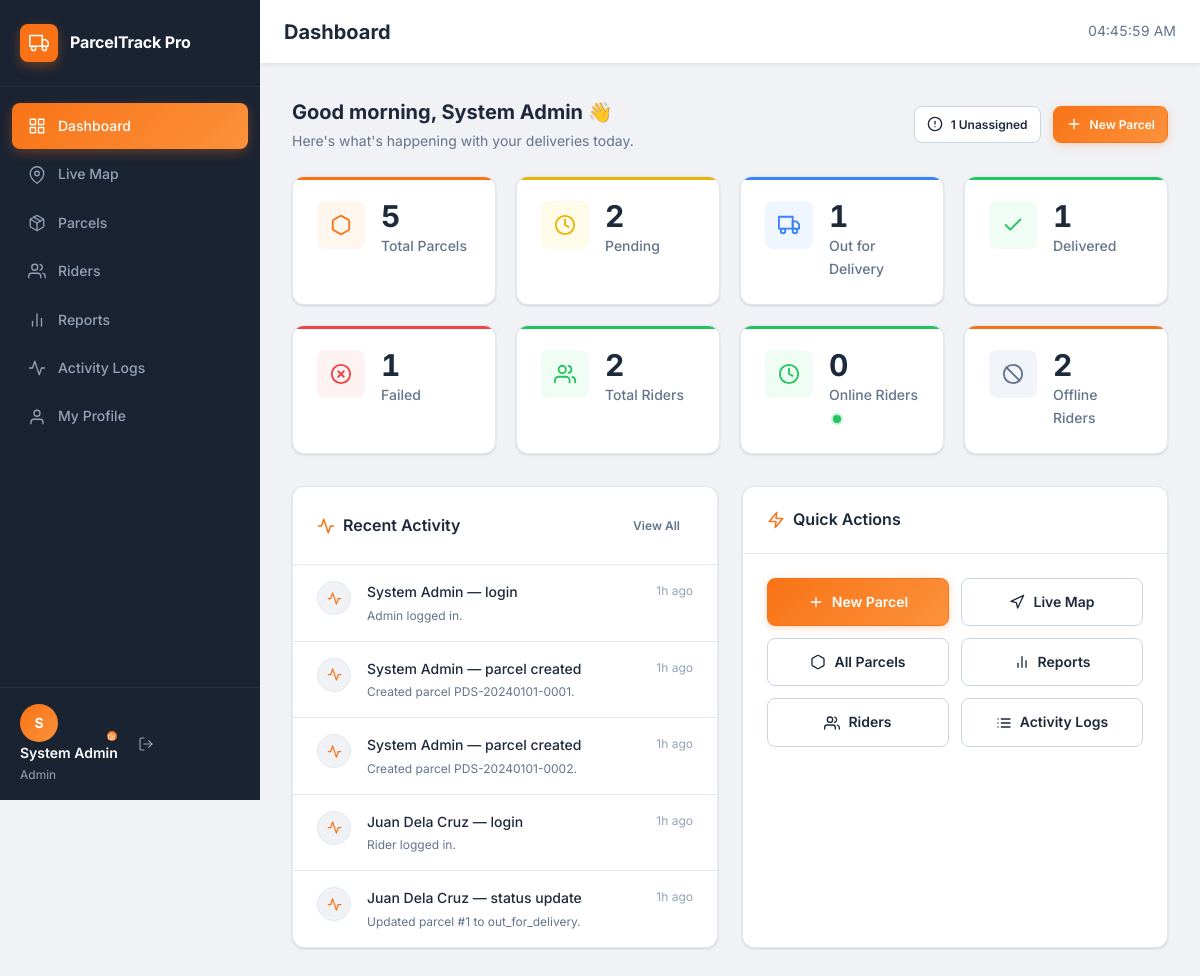
Page /admin/dashboard.php (signed in) on the committed database.
### tables this page shows
CREATE TABLE `activity_logs` (
  `id`         INT UNSIGNED NOT NULL AUTO_INCREMENT,
  `user_id`    INT UNSIGNED NOT NULL,
  `action`     VARCHAR(255) NOT NULL,
  `details`    TEXT         DEFAULT NULL,
  `ip_address` VARCHAR(45)  NOT NULL DEFAULT '',
  `created_at` TIMESTAMP    NOT NULL DEFAULT CURRENT_TIMESTAMP,
  PRIMARY KEY (`id`),
  KEY `idx_al_user` (`user_id`),
  KEY `idx_al_time` (`created_at`),
  CONSTRAINT `fk_al_user` FOREIGN KEY (`user_id`) REFERENCES `users` (`id`) ON DELETE CASCADE
);

CREATE TABLE `users` (
  `id`         INT UNSIGNED NOT NULL AUTO_INCREMENT,
  `name`       VARCHAR(100) NOT NULL,
  `email`      VARCHAR(150) NOT NULL,
  `password`   VARCHAR(255) NOT NULL,
  `role`       ENUM('admin','rider') NOT NULL DEFAULT 'rider',
  `avatar`     VARCHAR(255) DEFAULT NULL,
  `created_at` TIMESTAMP NOT NULL DEFAULT CURRENT_TIMESTAMP,
  `updated_at` TIMESTAMP NOT NULL DEFAULT CURRENT_TIMESTAMP ON UPDATE CURRENT_TIMESTAMP,
  PRIMARY KEY (`id`),
  UNIQUE KEY `uq_users_email` (`email`)
);

### includes/auth.php (called while the page is built, shortened)
<?php
function current_user_name(): string
{
    return $_SESSION['user_name'] ?? 'Unknown';
}

### includes/functions.php (called while the page is built, shortened)
<?php
function e($value): string
{
    return htmlspecialchars((string) $value, ENT_QUOTES | ENT_SUBSTITUTE, 'UTF-8');
}
function time_ago(string $datetime): string
{
    try {
        $past    = new DateTimeImmutable($datetime);
        $now     = new DateTimeImmutable();
        $diff    = $now->diff($past);
        if ($diff->h >= 1)     return $diff->h . 'h ago';
        return 'Just now';
    } catch (Exception $e) {
        return $datetime;
    }
}

### admin/dashboard.php (the view, shortened to what this page needs)
<?php
require_once __DIR__ . '/../includes/auth.php';
require_once __DIR__ . '/../includes/functions.php';
$pdo = db();
$stats = [];
$queries = [
    'total_riders'   => 'SELECT COUNT(*) FROM riders',
    'riders_online'  => 'SELECT COUNT(*) FROM riders WHERE is_online = 1',
    'riders_offline' => 'SELECT COUNT(*) FROM riders WHERE is_online = 0',
    'total_parcels'  => 'SELECT COUNT(*) FROM parcels',
    'pending'        => "SELECT COUNT(*) FROM parcels WHERE status = 'pending'",
    'out_delivery'   => "SELECT COUNT(*) FROM parcels WHERE status = 'out_for_delivery'",
    'delivered'      => "SELECT COUNT(*) FROM parcels WHERE status = 'delivered'",
    'failed'         => "SELECT COUNT(*) FROM parcels WHERE status = 'failed'",
];
foreach ($queries as $key => $sql) {
    $stats[$key] = (int) $pdo->query($sql)->fetchColumn();
}
$recentLogs = $pdo->query(
    'SELECT al.action, al.details, al.created_at, u.name AS user_name, u.role
     FROM activity_logs al
     JOIN users u ON u.id = al.user_id
     ORDER BY al.created_at DESC
     LIMIT 10'
)->fetchAll();
$unassigned = (int) $pdo->query(
    "SELECT COUNT(*) FROM parcels WHERE rider_id IS NULL AND status = 'pending'"
)->fetchColumn();
?>
<?php require_once __DIR__ . '/../includes/header.php'; ?>
<div class="section-header">
    <div>
        <div class="section-title">Good <?= date('H') < 12 ? 'morning' : (date('H') < 18 ? 'afternoon' : 'evening') ?>, <?= e(current_user_name()) ?> 👋</div>
        <div class="section-subtitle">Here's what's happening with your deliveries today.</div>
    </div>
    <div class="d-flex gap-3">
        <?php if ($unassigned > 0): ?>
        <a href="<?= BASE_URL ?>/admin/parcels.php?filter=unassigned" class="btn btn-secondary btn-sm">
            <svg xmlns="http://www.w3.org/2000/svg" viewBox="0 0 24 24" fill="none" stroke-width="2" stroke-linecap="round" stroke-linejoin="round"><circle cx="12" cy="12" r="10"/><line x1="12" y1="8" x2="12" y2="12"/><line x1="12" y1="16" x2="12.01" y2="16"/></svg>
            <?= $unassigned ?> Unassigned
        </a>
        <?php endif; ?>
        <a href="<?= BASE_URL ?>/admin/parcel_create.php" class="btn btn-primary btn-sm">
            <svg xmlns="http://www.w3.org/2000/svg" viewBox="0 0 24 24" fill="none" stroke-width="2" stroke-linecap="round" stroke-linejoin="round"><line x1="12" y1="5" x2="12" y2="19"/><line x1="5" y1="12" x2="19" y2="12"/></svg>
            New Parcel
        </a>
    </div>
</div>
<div class="stats-grid">
    <div class="stat-card accent">
        <div class="stat-icon">
            <svg xmlns="http://www.w3.org/2000/svg" viewBox="0 0 24 24" fill="none" stroke-width="2" stroke-linecap="round" stroke-linejoin="round"><path d="M21 16V8a2 2 0 0 0-1-1.73l-7-4a2 2 0 0 0-2 0l-7 4A2 2 0 0 0 3 8v8a2 2 0 0 0 1 1.73l7 4a2 2 0 0 0 2 0l7-4A2 2 0 0 0 21 16z"/></svg>
        </div>
        <div class="stat-info">
            <div class="stat-value" data-stat="total_parcels"><?= $stats['total_parcels'] ?></div>
            <div class="stat-label">Total Parcels</div>
        </div>
    </div>
    <div class="stat-card warning">
        <div class="stat-icon">
            <svg xmlns="http://www.w3.org/2000/svg" viewBox="0 0 24 24" fill="none" stroke-width="2" stroke-linecap="round" stroke-linejoin="round"><circle cx="12" cy="12" r="10"/><polyline points="12 6 12 12 16 14"/></svg>
        </div>
        <div class="stat-info">
            <div class="stat-value" data-stat="pending"><?= $stats['pending'] ?></div>
            <div class="stat-label">Pending</div>
        </div>
    </div>
    <div class="stat-card info">
        <div class="stat-icon">
            <svg xmlns="http://www.w3.org/2000/svg" viewBox="0 0 24 24" fill="none" stroke-width="2" stroke-linecap="round" stroke-linejoin="round"><rect x="1" y="3" width="15" height="13"/><polygon points="16 8 20 8 23 11 23 16 16 16 16 8"/><circle cx="5.5" cy="18.5" r="2.5"/><circle cx="18.5" cy="18.5" r="2.5"/></svg>
        </div>
        <div class="stat-info">
            <div class="stat-value" data-stat="out_delivery"><?= $stats['out_delivery'] ?></div>
            <div class="stat-label">Out for Delivery</div>
        </div>
    </div>
    <div class="stat-card success">
        <div class="stat-icon">
            <svg xmlns="http://www.w3.org/2000/svg" viewBox="0 0 24 24" fill="none" stroke-width="2" stroke-linecap="round" stroke-linejoin="round"><polyline points="20 6 9 17 4 12"/></svg>
        </div>
        <div class="stat-info">
            <div class="stat-value" data-stat="delivered"><?= $stats['delivered'] ?></div>
            <div class="stat-label">Delivered</div>
        </div>
    </div>
    <div class="stat-card danger">
        <div class="stat-icon">
            <svg xmlns="http://www.w3.org/2000/svg" viewBox="0 0 24 24" fill="none" stroke-width="2" stroke-linecap="round" stroke-linejoin="round"><circle cx="12" cy="12" r="10"/><line x1="15" y1="9" x2="9" y2="15"/><line x1="9" y1="9" x2="15" y2="15"/></svg>
        </div>
        <div class="stat-info">
            <div class="stat-value" data-stat="failed"><?= $stats['failed'] ?></div>
            <div class="stat-label">Failed</div>
        </div>
    </div>
    <div class="stat-card success">
        <div class="stat-icon">
            <svg xmlns="http://www.w3.org/2000/svg" viewBox="0 0 24 24" fill="none" stroke-width="2" stroke-linecap="round" stroke-linejoin="round"><path d="M17 21v-2a4 4 0 0 0-4-4H5a4 4 0 0 0-4 4v2"/><circle cx="9" cy="7" r="4"/><path d="M23 21v-2a4 4 0 0 0-3-3.87"/><path d="M16 3.13a4 4 0 0 1 0 7.75"/></svg>
        </div>
        <div class="stat-info">
            <div class="stat-value" data-stat="total_riders"><?= $stats['total_riders'] ?></div>
            <div class="stat-label">Total Riders</div>
        </div>
    </div>
    <div class="stat-card success">
        <div class="stat-icon">
            <svg xmlns="http://www.w3.org/2000/svg" viewBox="0 0 24 24" fill="none" stroke-width="2" stroke-linecap="round" stroke-linejoin="round"><circle cx="12" cy="12" r="10"/><polyline points="12 6 12 12 16 14"/></svg>
        </div>
        <div class="stat-info">
            <div class="stat-value" data-stat="riders_online"><?= $stats['riders_online'] ?> <span id="onlineRiderBadge" style="display:none"></span></div>
            <div class="stat-label">Online Riders <span class="online-dot" style="margin-left:4px"></span></div>
        </div>
    </div>
    <div class="stat-card">
        <div class="stat-icon" style="--stat-icon-bg:#f1f5f9;--stat-accent:#64748b">
            <svg xmlns="http://www.w3.org/2000/svg" viewBox="0 0 24 24" fill="none" stroke-width="2" stroke-linecap="round" stroke-linejoin="round" style="stroke:#64748b"><circle cx="12" cy="12" r="10"/><line x1="4.93" y1="4.93" x2="19.07" y2="19.07"/></svg>
        </div>
        <div class="stat-info">
            <div class="stat-value" data-stat="riders_offline"><?= $stats['riders_offline'] ?></div>
            <div class="stat-label">Offline Riders</div>
        </div>
    </div>
</div>
<div class="dashboard-grid">
    <div class="card">
        <div class="card-header">
            <div class="card-title">
                <svg xmlns="http://www.w3.org/2000/svg" viewBox="0 0 24 24" fill="none" stroke-width="2" stroke-linecap="round" stroke-linejoin="round"><polyline points="22 12 18 12 15 21 9 3 6 12 2 12"/></svg>
                Recent Activity
            </div>
            <a href="<?= BASE_URL ?>/admin/activity_logs.php" class="btn btn-ghost btn-sm">View All</a>
        </div>
        <div class="log-feed">
            <?php if (empty($recentLogs)): ?>
            <div class="empty-state">
                <svg xmlns="http://www.w3.org/2000/svg" viewBox="0 0 24 24" fill="none" stroke-width="1.5" stroke-linecap="round" stroke-linejoin="round"><polyline points="22 12 18 12 15 21 9 3 6 12 2 12"/></svg>
                <h3>No activity yet</h3>
                <p>Actions will appear here as the system is used.</p>
            </div>
            <?php else: ?>
            <?php foreach ($recentLogs as $log): ?>
            <div class="log-item">
                <div class="log-icon">
                    <svg xmlns="http://www.w3.org/2000/svg" viewBox="0 0 24 24" fill="none" stroke-width="2" stroke-linecap="round" stroke-linejoin="round"><polyline points="22 12 18 12 15 21 9 3 6 12 2 12"/></svg>
                </div>
                <div class="log-content">
                    <div class="log-action"><?= e($log['user_name']) ?> — <?= e(str_replace('_', ' ', $log['action'])) ?></div>
                    <?php if ($log['details']): ?>
                    <div class="log-details"><?= e($log['details']) ?></div>
                    <?php endif; ?>
                </div>
                <div class="log-time"><?= time_ago($log['created_at']) ?></div>
            </div>
            <?php endforeach; ?>
            <?php endif; ?>
        </div>
    </div>
    <div class="card">
        <div class="card-header">
            <div class="card-title">
                <svg xmlns="http://www.w3.org/2000/svg" viewBox="0 0 24 24" fill="none" stroke-width="2" stroke-linecap="round" stroke-linejoin="round"><polygon points="13 2 3 14 12 14 11 22 21 10 12 10 13 2"/></svg>
                Quick Actions
            </div>
        </div>
        <div class="card-body">
            <div style="display:grid;grid-template-columns:1fr 1fr;gap:var(--space-3)">
                <a href="<?= BASE_URL ?>/admin/parcel_create.php" class="btn btn-primary">
                    <svg xmlns="http://www.w3.org/2000/svg" viewBox="0 0 24 24" fill="none" stroke-width="2" stroke-linecap="round" stroke-linejoin="round"><line x1="12" y1="5" x2="12" y2="19"/><line x1="5" y1="12" x2="19" y2="12"/></svg>
                    New Parcel
                </a>
                <a href="<?= BASE_URL ?>/admin/rider_map.php" class="btn btn-secondary">
                    <svg xmlns="http://www.w3.org/2000/svg" viewBox="0 0 24 24" fill="none" stroke-width="2" stroke-linecap="round" stroke-linejoin="round"><polygon points="3 11 22 2 13 21 11 13 3 11"/></svg>
                    Live Map
                </a>
                <a href="<?= BASE_URL ?>/admin/parcels.php" class="btn btn-secondary">
                    <svg xmlns="http://www.w3.org/2000/svg" viewBox="0 0 24 24" fill="none" stroke-width="2" stroke-linecap="round" stroke-linejoin="round"><path d="M21 16V8a2 2 0 0 0-1-1.73l-7-4a2 2 0 0 0-2 0l-7 4A2 2 0 0 0 3 8v8a2 2 0 0 0 1 1.73l7 4a2 2 0 0 0 2 0l7-4A2 2 0 0 0 21 16z"/></svg>
                    All Parcels
                </a>
                <a href="<?= BASE_URL ?>/admin/reports.php" class="btn btn-secondary">
                    <svg xmlns="http://www.w3.org/2000/svg" viewBox="0 0 24 24" fill="none" stroke-width="2" stroke-linecap="round" stroke-linejoin="round"><line x1="18" y1="20" x2="18" y2="10"/><line x1="12" y1="20" x2="12" y2="4"/><line x1="6" y1="20" x2="6" y2="14"/></svg>
                    Reports
                </a>
                <a href="<?= BASE_URL ?>/admin/riders.php" class="btn btn-secondary">
                    <svg xmlns="http://www.w3.org/2000/svg" viewBox="0 0 24 24" fill="none" stroke-width="2" stroke-linecap="round" stroke-linejoin="round"><path d="M17 21v-2a4 4 0 0 0-4-4H5a4 4 0 0 0-4 4v2"/><circle cx="9" cy="7" r="4"/><path d="M23 21v-2a4 4 0 0 0-3-3.87"/><path d="M16 3.13a4 4 0 0 1 0 7.75"/></svg>
                    Riders
                </a>
                <a href="<?= BASE_URL ?>/admin/activity_logs.php" class="btn btn-secondary">
                    Activity Logs
                </a>
            </div>
        </div>
    </div>
</div>
<?php require_once __DIR__ . '/../includes/footer.php'; ?>

### rows in the picture
activity_logs: user.name "System Admin", action "login", details "Admin logged in.", created_at "1h ago"
activity_logs: user.name "System Admin", action "parcel created", details "Created parcel PDS-20240101-0001.", created_at "1h ago"
activity_logs: user.name "System Admin", action "parcel created", details "Created parcel PDS-20240101-0002.", created_at "1h ago"
activity_logs: user.name "Juan Dela Cruz", action "login", details "Rider logged in.", created_at "1h ago"
activity_logs: user.name "Juan Dela Cruz", action "status update", details "Updated parcel #1 to out_for_delivery.", created_at "1h ago"

### other values in the picture
APP_NAME "ParcelTrack Pro"
$link['label'] "Dashboard"
$link['label'] "Live Map"
$link['label'] "Parcels"
$link['label'] "Riders"
$link['label'] "Reports"
$link['label'] "Activity Logs"
$link['label'] "My Profile"
substr(current_user_name(), 0, 1) "S"
current_user_name() "System Admin"
$role "Admin"
$pageTitle "Dashboard"
$unassigned "1"
$stats['total_parcels'] "5"
$stats['pending'] "2"
